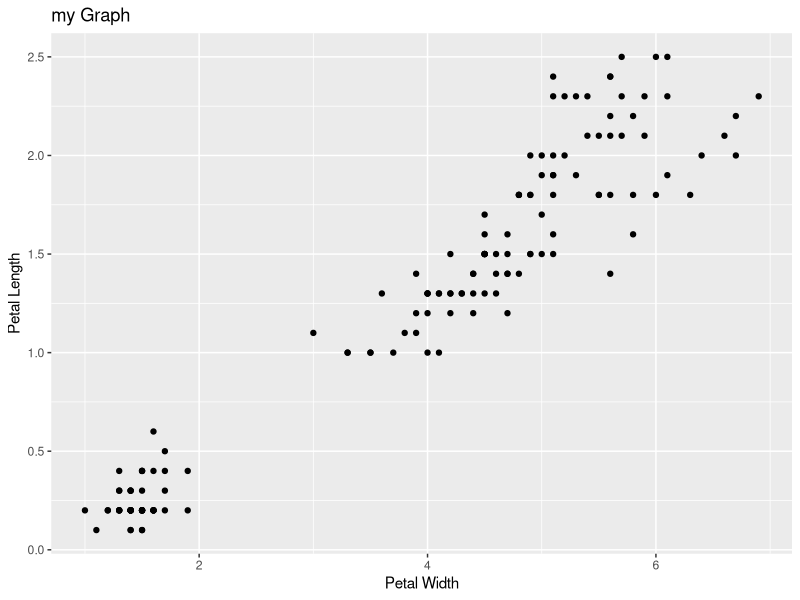

This figure's R source: (Note: this script raises an error after producing the figure.)
## ---- chunk 1
library(ggplot2)
library(dplyr)
 
## ---- chunk 2

species <- iris$Species

data <- iris %>% 
  filter(Species == species) %>% 
  select(Species, starts_with("Petal")) 
## ---- chunk 3
data %>% 
  ggplot(aes(Petal.Length, Petal.Width))+
  geom_point() +
  xlab("Petal Width")+
  ylab("Petal Length")+
  ggtitle("my Graph")
  
## ---- chunk 4
Apex_Testing
